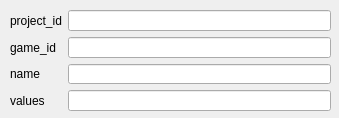
<?xml version="1.0" encoding="UTF-8"?>
<ui version="4.0">
 <class>Form</class>
 <widget class="QWidget" name="Form">
  <property name="geometry">
   <rect>
    <x>0</x>
    <y>0</y>
    <width>339</width>
    <height>118</height>
   </rect>
  </property>
  <property name="windowTitle">
   <string>Form</string>
  </property>
  <widget class="QWidget" name="formLayoutWidget">
   <property name="geometry">
    <rect>
     <x>10</x>
     <y>10</y>
     <width>321</width>
     <height>101</height>
    </rect>
   </property>
   <layout class="QFormLayout" name="formLayout">
    <item row="0" column="0">
     <widget class="QLabel" name="project_idLabel">
      <property name="text">
       <string>project_id</string>
      </property>
     </widget>
    </item>
    <item row="0" column="1">
     <widget class="QLineEdit" name="project_idLineEdit"/>
    </item>
    <item row="1" column="0">
     <widget class="QLabel" name="game_idLabel">
      <property name="text">
       <string>game_id</string>
      </property>
     </widget>
    </item>
    <item row="1" column="1">
     <widget class="QLineEdit" name="game_idLineEdit"/>
    </item>
    <item row="2" column="0">
     <widget class="QLabel" name="nameLabel">
      <property name="text">
       <string>name</string>
      </property>
     </widget>
    </item>
    <item row="2" column="1">
     <widget class="QLineEdit" name="nameLineEdit"/>
    </item>
    <item row="3" column="0">
     <widget class="QLabel" name="valuesLabel">
      <property name="text">
       <string>values</string>
      </property>
     </widget>
    </item>
    <item row="3" column="1">
     <widget class="QLineEdit" name="valuesLineEdit"/>
    </item>
   </layout>
  </widget>
 </widget>
 <resources/>
 <connections/>
</ui>
